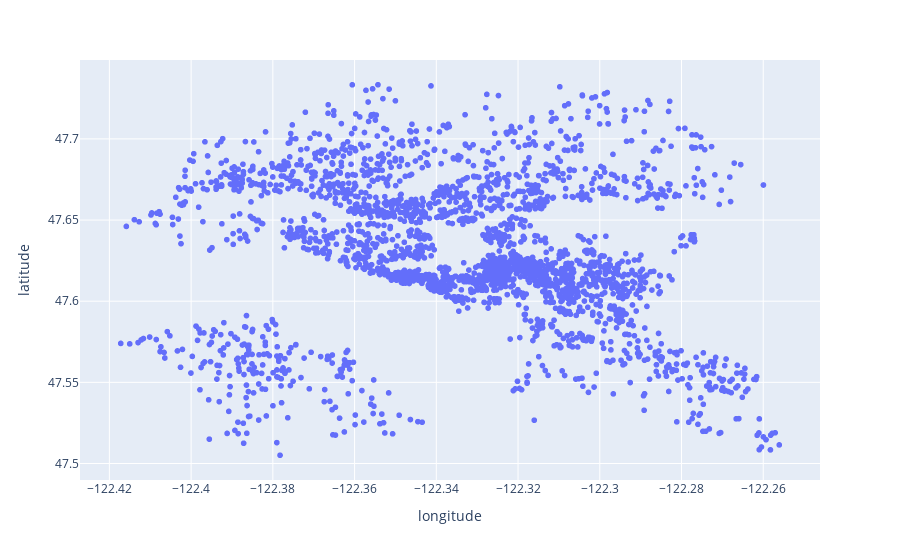

Notebook code cell kept with this figure:
### Markdown cell above
Se observa la distribución de los datos, donde se observa que los puntos se agrupan al norte, centro, y sur de la ciudad

### Code cell
true_location.plot.scatter("longitude", "latitude", s=1, c="available")

### Figure 1 — Plotly figure (JSON) as saved in the notebook; plotly's stock layout.template omitted (floating-point values rounded to 4 significant figures; data arrays with more than 128 entries replaced by an {"elided": "..."} marker saying what was removed)
{"data": [{"hovertemplate": "longitude=%{x}<br>latitude=%{y}<extra></extra>", "legendgroup": "", "marker": {"color": "#636efa", "symbol": "circle"}, "mode": "markers", "name": "", "showlegend": false, "type": "scattergl", "x": {"elided": "2787 float values"}, "xaxis": "x", "y": {"elided": "2787 float values"}, "yaxis": "y"}], "layout": {"legend": {"tracegroupgap": 0}, "margin": {"t": 60}, "xaxis": {"anchor": "y", "domain": [0, 1], "title": {"text": "longitude"}}, "yaxis": {"anchor": "x", "domain": [0, 1], "title": {"text": "latitude"}}}}
